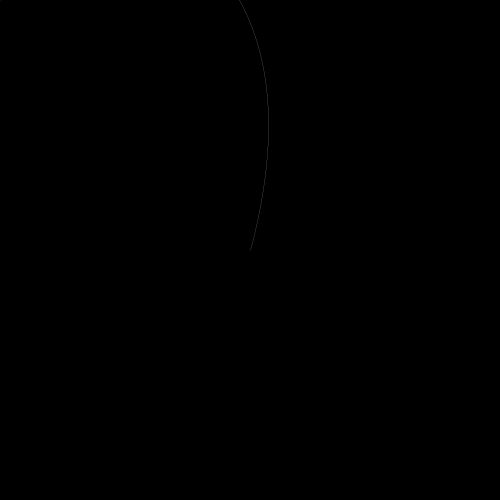
Frame 1 (no input)
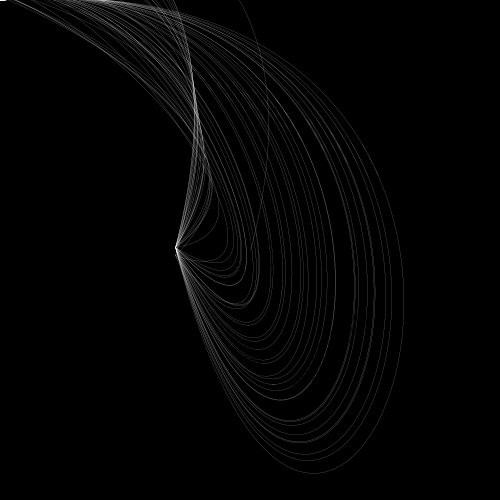
Frame 60 (the mouse pressed at the canvas centre just before this capture)
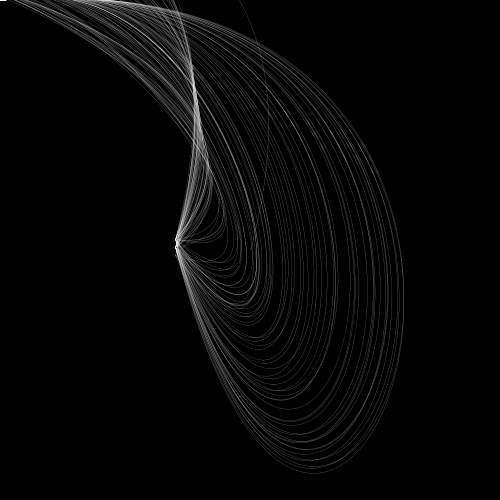
Frame 120 (the mouse held since frame 60 and released just before this capture)

The Processing sketch that drew these frames (run headless with seeded random() and noise(); from frame 60 on, the mouse is pressed at the canvas centre):

// Processing sketch: processing_93890
// ── processing_93890.pde

//Arc Clock 1
//this code was written exclusivly by James Frankis

int s;

float rand1, rand2, map_s;

int r = 255;
int g = 255;
int b = 255;

float change1= random(-2000, 2000);
float change2 = random(-2000, 2000);

int centerX = 250;
int centerY = 250;

int circleX = centerX;  
int circleY = centerY;

int diskW = 200;
int diskH = 200;

float pos = 0;

float positionX = 0;
float positionY = 0;


void setup(){
  
  size (500, 500);
  background (0);
  smooth();
  ellipseMode(CENTER);

}


void draw(){
  
diskW=150; 
diskH=150;


  
  frameRate(60); //lower frame rate so as not to create too many curves
  // each second
  
  s = second();

  
  rand1 = random(-4000, 4000); //creates a random number so the curves 
  //are very slightly different
  rand2 = random(-6000, 6000); //creates a random number so the curves 
  //are very slightly different

  if (s==0){ //at the end of each minute this if statement resets everything
    noStroke();
    fill(0,0,0,50);
    rect(0,0,width,height);
    change1= random(-1000,1000); //creates a new random number all 
    //the curves that minute
    change2= random(-9000, 9000); //creates a new random number all
   // the curves that minute
   
       positionX = random(0, width);
    positionY = random(0,height);
    
    r=r-1; //cycles down through shades of red
  g=g-10; //cycles down through shades of green
  b=b-5; //cycles down through shades of blue

  if (r<=0){ //if r (red) drops below zero this reverts it back to 255
    r=255;
  }

  if (g<=0){ //if g (green) drops below zero this reverts it back to 255
    g=255;
  }

  if (b<=0){ //if b (blue) drops below zero this reverts it back to 255
    b=255;
  }
   
  }

 
 
  map_s = (map(s, 0, 59, 0, 6.2)); //maps seconds from 0 - 6.2
 // rather than 0 - 59

  noFill();
  
  
 strokeWeight(0.1);
  stroke(r, g, b);

  curve(rand1, change1 ,positionX,positionY, circleX, circleY, change2, rand1); 
  //draws similar but random curves


  circleX = int(centerX + 0.5 * diskW * cos(map_s-1.55)); 
  //creates an x co ordinate for a circle of points that changes each second
  circleY = int(centerY + 0.5 * diskH * sin(map_s-1.55)); 
  //creates a y co ordinate for a circle of points that changes each second

  

println(s); //prints seconds in the prompt window as the programe runs
   
}
